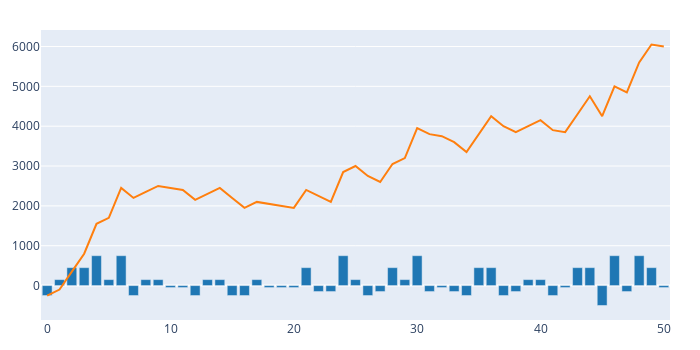

Source (notebook cell):
### Code cell
import vectorbt as vbt
d = df.groupby(['id', df.detail_ts.dt.date]).quantity.sum().reset_index().query('id == "中性壓力褲_灰_2L"').set_index('detail_ts').quantity
# pd.Series(d.values).vbt.plot()
fig = pd.Series(d.values).vbt.barplot()
pd.Series(d.values).cumsum().vbt.plot(fig=fig)

### Figure 1 — Plotly figure (JSON) as saved in the notebook; plotly's stock layout.template omitted (floating-point values rounded to 4 significant figures)
{"data": [{"showlegend": false, "type": "bar", "uid": "3b8aa52e-8ae5-4c3a-9cd8-1b8ecf720f04", "x": [0, 1, 2, 3, 4, 5, 6, 7, 8, 9, 10, 11, 12, 13, 14, 15, 16, 17, 18, 19, 20, 21, 22, 23, 24, 25, 26, 27, 28, 29, 30, 31, 32, 33, 34, 35, 36, 37, 38, 39, 40, 41, 42, 43, 44, 45, 46, 47, 48, 49, 50], "y": [-250, 150, 450, 450, 750, 150, 750, -250, 150, 150, -50, -50, -250, 150, 150, -250, -250, 150, -50, -50, -50, 450, -150, -150, 750, 150, -250, -150, 450, 150, 750, -150, -50, -150, -250, 450, 450, -250, -150, 150, 150, -250, -50, 450, 450, -500, 750, -150, 750, 450, -50]}, {"showlegend": false, "type": "scatter", "uid": "61bebd35-a687-4230-9947-3cebb03cfca2", "x": [0, 1, 2, 3, 4, 5, 6, 7, 8, 9, 10, 11, 12, 13, 14, 15, 16, 17, 18, 19, 20, 21, 22, 23, 24, 25, 26, 27, 28, 29, 30, 31, 32, 33, 34, 35, 36, 37, 38, 39, 40, 41, 42, 43, 44, 45, 46, 47, 48, 49, 50], "y": [-250, -100, 350, 800, 1550, 1700, 2450, 2200, 2350, 2500, 2450, 2400, 2150, 2300, 2450, 2200, 1950, 2100, 2050, 2000, 1950, 2400, 2250, 2100, 2850, 3000, 2750, 2600, 3050, 3200, 3950, 3800, 3750, 3600, 3350, 3800, 4250, 4000, 3850, 4000, 4150, 3900, 3850, 4300, 4750, 4250, 5000, 4850, 5600, 6050, 6000]}], "layout": {"height": 350, "legend": {"orientation": "h", "traceorder": "normal", "x": 1, "xanchor": "right", "y": 1.02, "yanchor": "bottom"}, "margin": {"b": 30, "l": 30, "r": 30, "t": 30}, "width": 700}}
